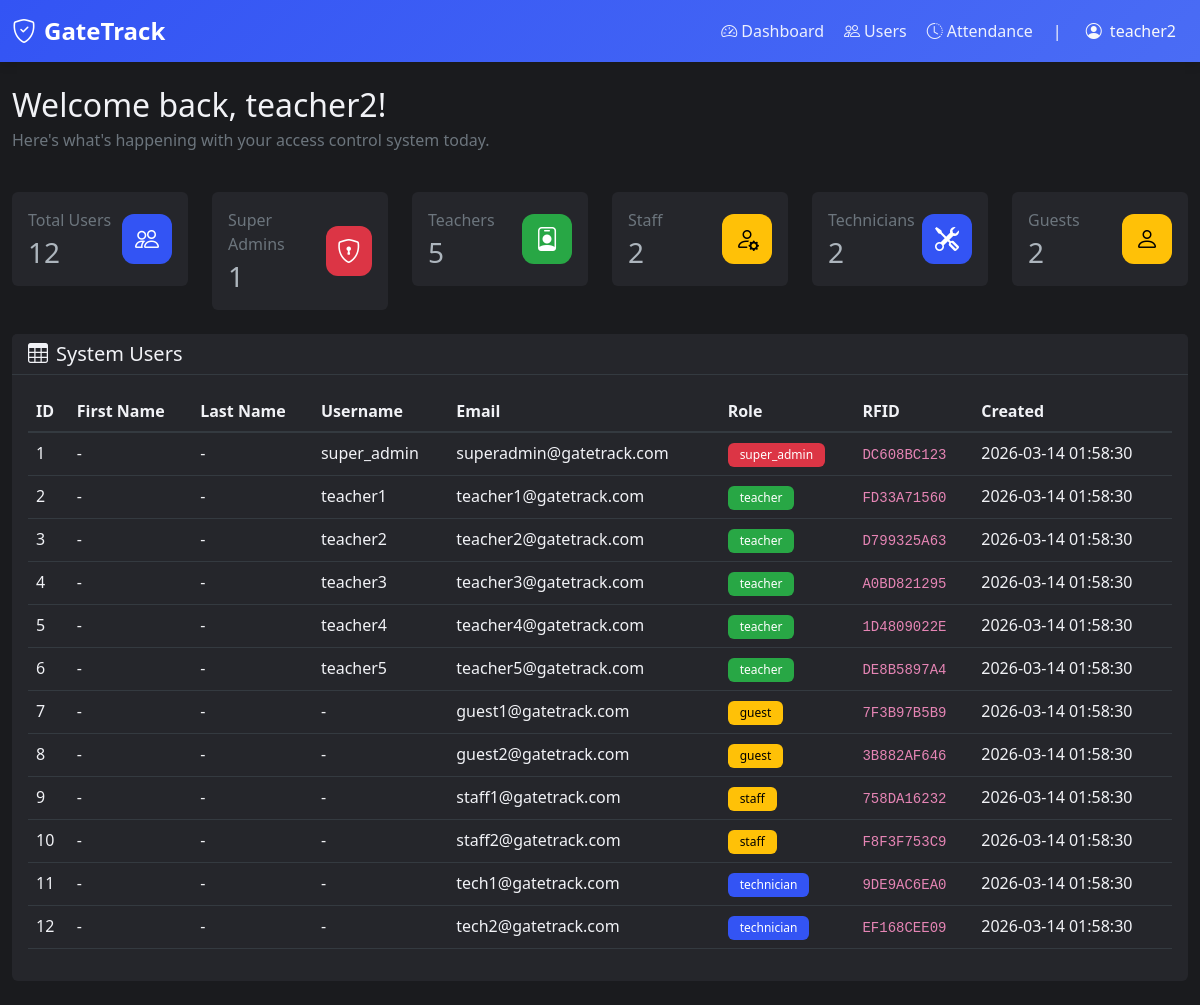
/dashboard (signed in), run on an earlier commit of the app's database.
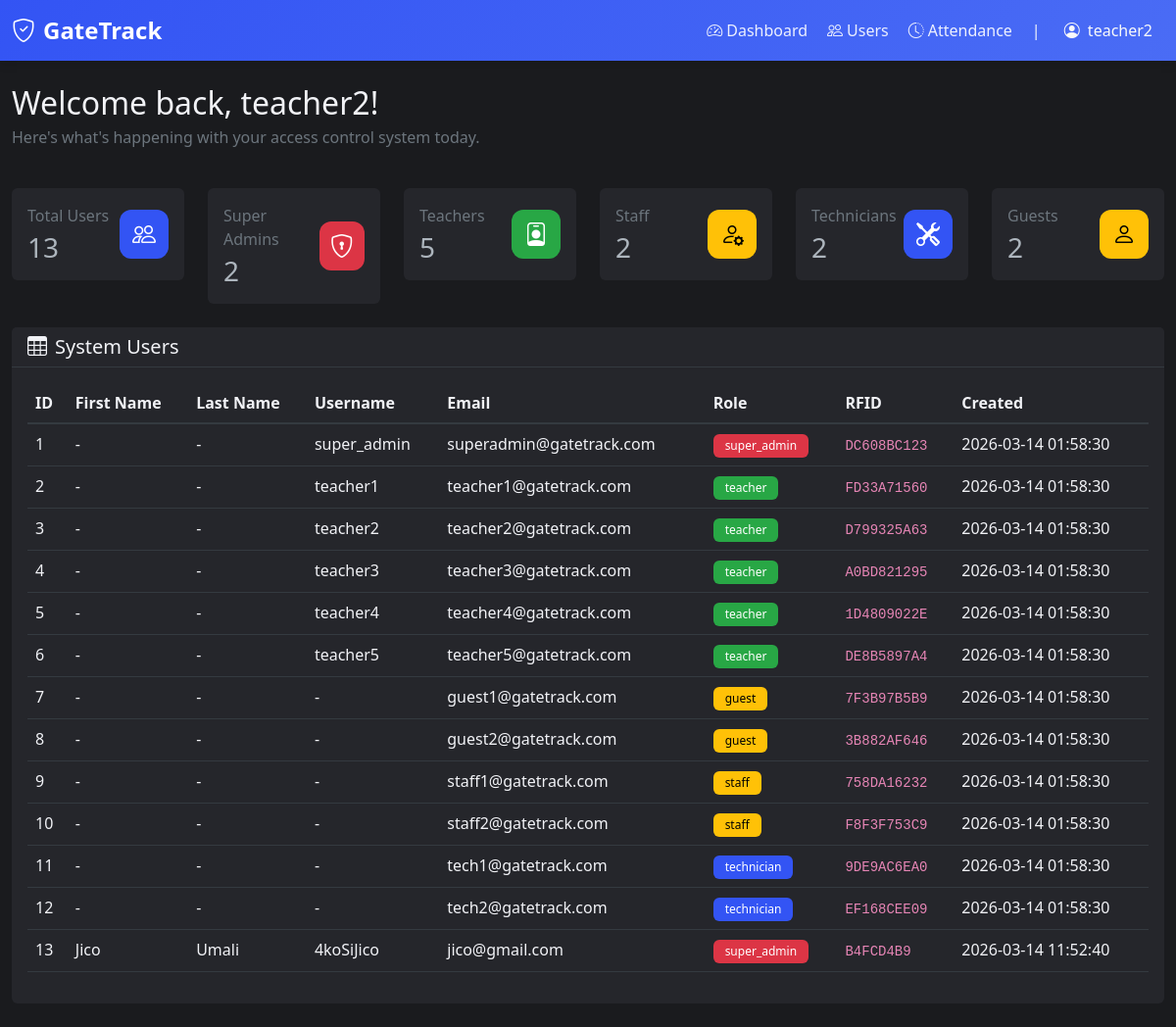
And on a later commit of the database.
### tables this page shows
CREATE TABLE "users" (id INTEGER NOT NULL, username VARCHAR(80), email VARCHAR(120) NOT NULL, password VARCHAR(200), contact VARCHAR(20), gender VARCHAR(10), role VARCHAR(20) NOT NULL, created_at DATETIME, rfid TEXT, first_name VARCHAR(50), last_name VARCHAR(50), PRIMARY KEY (id), UNIQUE (email));

### app.py (the view)
@app.route('/dashboard')
@login_required
def dashboard():
    user_count = get_user_count_by_role()
    super_admin_count = get_user_count_by_role('super_admin')
    teacher_count = get_user_count_by_role('teacher')
    staff_count = get_user_count_by_role('staff')
    technician_count = get_user_count_by_role('technician')
    guest_count = get_user_count_by_role('guest')
    users = get_all_users()
    return render_template(
        'dashboard.html',
        user_count=user_count,
        super_admin_count=super_admin_count,
        teacher_count=teacher_count,
        staff_count=staff_count,
        technician_count=technician_count,
        guest_count=guest_count,
        users=users
    )

### app.py (called while the page is built)
def get_connection():
    conn = sqlite3.connect(DB_PATH)
    conn.row_factory = sqlite3.Row
    return conn

def get_all_users():
    conn = get_connection()
    cursor = conn.cursor()
    cursor.execute('SELECT * FROM users ORDER BY id')
    users = cursor.fetchall()
    conn.close()
    return users

def get_user_count_by_role(role=None):
    conn = get_connection()
    cursor = conn.cursor()
    if role:
        cursor.execute('SELECT COUNT(*) FROM users WHERE role = ?', (role,))
    else:
        cursor.execute('SELECT COUNT(*) FROM users')
    count = cursor.fetchone()[0]
    conn.close()
    return count

def login_required(f):
    @wraps(f)
    def decorated_function(*args, **kwargs):
        if 'user_id' not in session:
            flash('Please log in to access this page.', 'error')
            return redirect(url_for('login'))
        return f(*args, **kwargs)
    return decorated_function

### templates/dashboard.html (shortened to what the changed rows need)
{% extends "nav.html" %} {% block title %}Dashboard - GateTrack{% endblock %}  {% block content %}
<div class="row mb-4">
  <div class="col-12">
    <h2 class="mb-1">
      Welcome back, {{ session.get('username') or session.get('email') }}!
    </h2>
    <p class="text-secondary">
      Here's what's happening with your access control system today.
    </p>
  </div>
</div>
<div class="row mb-4">
  <div class="col-6 col-md-2">
    <div class="card stats-card">
      <div class="card-body">
        <div class="d-flex justify-content-between align-items-center">
          <div>
            <p class="text-secondary mb-1">Total Users</p>
            <h3 class="mb-0">{{ user_count }}</h3>
          </div>
        </div>
      </div>
    </div>
  </div>
  <div class="col-6 col-md-2">
    <div class="card stats-card">
      <div class="card-body">
        <div class="d-flex justify-content-between align-items-center">
          <div>
            <p class="text-secondary mb-1">Super Admins</p>
            <h3 class="mb-0">{{ super_admin_count }}</h3>
          </div>
        </div>
      </div>
    </div>
  </div>
</div>
<div class="row">
  <div class="col-12">
    <div class="card">
      <div class="card-body">
        <div class="table-responsive">
          <table class="table table-hover">
            <thead>
              <tr>
                <th>ID</th>
                <th>First Name</th>
                <th>Last Name</th>
                <th>Username</th>
                <th>Email</th>
                <th>Role</th>
                <th>RFID</th>
                <th>Created</th>
              </tr>
            </thead>
            <tbody>
              {% for user in users %}
              <tr>
                <td>{{ user.id }}</td>
                <td>{{ user.first_name or '-' }}</td>
                <td>{{ user.last_name or '-' }}</td>
                <td>{{ user.username or '-' }}</td>
                <td>{{ user.email }}</td>
                <td>
                  {% if user.role == 'super_admin' %}
                  <span class="badge bg-danger">{{ user.role }}</span>
                  {% elif user.role == 'teacher' %}
                  <span class="badge bg-success">{{ user.role }}</span>
                  {% elif user.role == 'staff' %}
                  <span class="badge bg-warning text-dark"
                    >{{ user.role }}</span
                  >
                  {% elif user.role == 'technician' %}
                  <span class="badge bg-primary">{{ user.role }}</span>
                  {% else %}
                  <span class="badge bg-warning text-dark"
                    >{{ user.role }}</span
                  >
                  {% endif %}
                </td>
                <td><code>{{ user.rfid or 'N/A' }}</code></td>
                <td>{{ user.created_at }}</td>
              </tr>
              {% endfor %}
            </tbody>
          </table>
        </div>
      </div>
    </div>
  </div>
</div>
{% endblock %}

### templates/nav.html (shortened to what this page needs)
<!doctype html>
<html lang="en" data-bs-theme="dark">
  <head>
    <link
      href="{{ url_for('static', filename='bootstrap/5.3.0/css/bootstrap.min.css') }}"
      rel="stylesheet"
    />
    <link
      rel="stylesheet"
      href="{{ url_for('static', filename='css/style.css') }}"
    />
    <link
      rel="stylesheet"
      href="{{ url_for('static', filename='bootstrap-icons/1.11.0/font/bootstrap-icons.css') }}"
    />
  </head>
  <body>
    <nav class="navbar sticky-top navbar-expand-lg navbar-dark">
      <div class="container-fluid">
        <a class="navbar-brand" href="{{ url_for('dashboard') }}">
          <i class="bi bi-shield-check me-2"></i>GateTrack
        </a>
        <div class="collapse navbar-collapse" id="navbarNav">
          <div class="navbar-nav ms-auto">
            <div class="nav-group">
              <ul class="navbar-nav">
                <li class="nav-item">
                  <a
                    class="nav-link{% if request.endpoint == 'dashboard' %} active{% endif %}"
                    href="{{ url_for('dashboard') }}"
                  >
                    <i class="bi bi-speedometer2 me-1"></i>Dashboard
                  </a>
                </li>
                {% if session.get('role') in ['super_admin', 'teacher'] %}
                <li class="nav-item">
                  <a
                    class="nav-link{% if request.endpoint == 'users' %} active{% endif %}"
                    href="{{ url_for('users') }}"
                  >
                    <i class="bi bi-people me-1"></i>Users
                  </a>
                </li>
                <li class="nav-item">
                  <a
                    class="nav-link{% if request.endpoint == 'attendance' %} active{% endif %}"
                    href="{{ url_for('attendance') }}"
                  >
                    <i class="bi bi-clock-history me-1"></i>Attendance
                  </a>
                </li>
                {% endif %}
              </ul>
              <span class="text-light mx-1">|</span>
              <div class="dropdown">
                <button
                  class="btn btn-outline-light dropdown-toggle"
                  type="button"
                  data-bs-toggle="dropdown"
                >
                  <i class="bi bi-person-circle me-1"></i>
                  {{ session.get('username') or session.get('email') }}
                </button>
              </div>
            </div>
          </div>
        </div>
      </div>
    </nav>
    <div class="container-fluid py-4">{% block content %}{% endblock %}</div>
  </body>
</html>

What changed in the data, as far as the page shows it:
added users: id "13", first_name "Jico", last_name "Umali", username "4koSiJico", email "jico@gmail.com", role "super_admin", rfid "B4FCD4B9", created_at "2026-03-14 11:52:40"
Also different on the page:
{{ user_count }}: "12" → "13"
{{ super_admin_count }}: "1" → "2"
